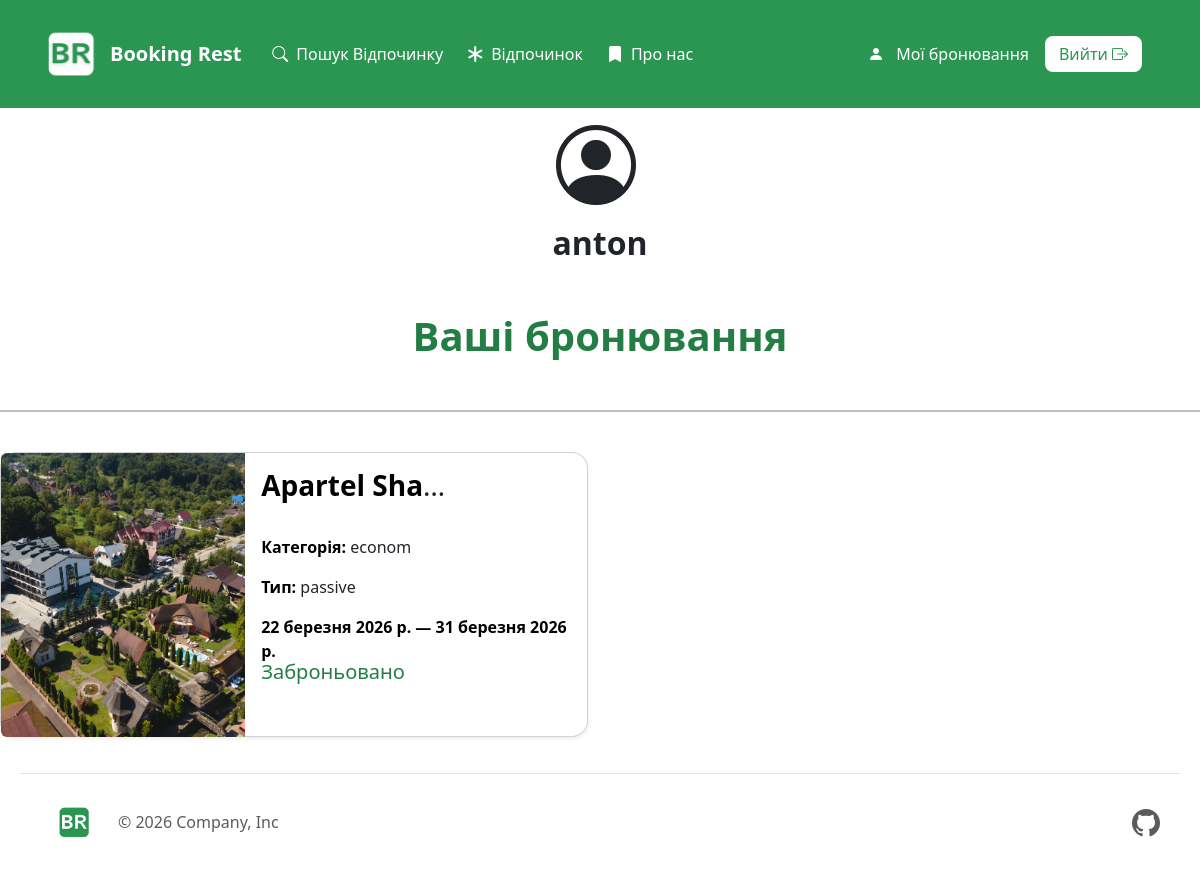
/bt/ (signed in), run on the app's committed database.
### reevs/models.py (models this page shows, shortened)
class Booking(models.Model):
    user = models.ForeignKey(User, on_delete=models.CASCADE, related_name="bookings")
    rest = models.ForeignKey(Rest, on_delete=models.CASCADE, related_name="bookings")
    start_time = models.DateField()
    end_time = models.DateField()
    guests_count = models.PositiveIntegerField(default=1) #
    creation_time = models.DateTimeField(auto_now_add=True) #
    class Meta:
        verbose_name = "Booking"
        verbose_name_plural = "Bookings"
        ordering = ["start_time"]

class Rest(models.Model):
    CATEGORY_CHOICES = [
        ("econom", "Econom"),
        ("standard", "Standard"),
        ("luxe", "Luxe")
    ]
    VACATION_CHOICES = [
        ("active", "Активний"),
        ("passive", "Пасивний"),
        ("mixed", "Змішаний")
    ]
    name = models.CharField(max_length=100)  # назва місця
    tep = models.CharField(max_length=20, choices=VACATION_CHOICES)
    category = models.CharField(max_length=20, choices=CATEGORY_CHOICES)
    description = models.TextField()
    price = models.DecimalField(max_digits=10, decimal_places=2)
    photo = models.ImageField(upload_to='rests', blank=True, null=True)
    class Meta:
        verbose_name = "rest"
        verbose_name_plural = "rests"
        ordering = ["name"]

### reevs/views.py (the view)
# urls.py: path("bt/", views.bt, name="bt"),
def bt(request):
    if request.user.is_authenticated:
        bookings = Booking.objects.filter(user = request.user)
    else:
        bookings=[]
    context = {
        "bookings": bookings,
    }
    return render(request=request, template_name="rests/bt.html", context=context)

### templates/rests/bt.html (shortened to what this page needs)
{% extends 'base.html' %}
{% load static %}
{% block content %}
<br>
<div class="text-center">
    <i class="bi bi-person-circle me-2" style="font-size: 5rem;"></i>
    <h2 class="fw-bold">{{ request.user.username }}</h2>
</div>
<h1 class="fw-bold text-green text-center n">Ваші бронювання</h1>
<hr class="divider-w">
<div class="cream-bg">
    <div class="rr">
        <div class="row g-4">
            {% for booking in bookings %}
            <div class="col-12 col-md-6">
                <div class="card big-card shadow-sm rounded-4">
                    <div class="row g-0">
                        <div class="col-6 col-md-5">
                            <img src="{{ booking.rest.photo.url }}" class="card-imgg img-fluid rounded-start" alt="">
                        </div>
                        <div class="col-6 col-md-7">
                            <div class="card-body d-flex flex-column">
                                <div class="cut-text">
                                    <h3><strong>{{ booking.rest.name }}</strong></h3>
                                    <br>
                                    <p class="card-text"><strong>Категорія:</strong> {{ booking.rest.category }}</p>
                                    <p class="card-text"><strong>Тип:</strong> {{ booking.rest.tep }}</p>
                                    <p class="card-text"><strong>{{ booking.start_time }} — {{ booking.end_time }}</strong></p>
                                    <h5 class="text-green book-text">Заброньовано</h5>
                                </div>
                            </div>
                        </div>
                    </div>
                </div>
            </div>
            {% endfor %}
        </div>
    </div>
</div>
{% endblock %}

### reevs/static/css/stayle.css (style rules this page uses)
.card { max-width: 340px; }
body { overflow-x:hidden; }

### reevs/static/css/footer.css (style rules this page uses)
html, body { height: 100%; margin: 0; }
body { display: flex; flex-direction: column; min-height: 100vh; }

### reevs/static/css/stayle1.css (style rules this page uses)
.n { margin: 10px 0; }
.card-imgg { width: 200%; height: 284px; object-fit: cover; border-bottom-right-radius: 0px; }
.cream-bg { background-color: white; padding-top: 1rem; padding-bottom: 1rem; }
.big-card { max-width: 720px; height: 285px; margin: auto; columns: 100px 3; }
.rr { padding-left: 0px; }
strong { color: black; }
.book-text { position: absolute; bottom: 1%; }
hr.divider-w { border-top: 2px solid black; margin: 1.5rem 0; size: 100px; }
.text-green { color: #237d45; margin: 50px 0; text-align: center; }
.cut-text h3 { white-space: nowrap; width: 200px; overflow: hidden; text-overflow: ellipsis; }

### data on the page
Booking: rest.photo (picture), rest.name "Apartel Sha…", rest.category "econom", rest.tep "passive", start_time "22 березня 2026 р.", end_time "31 березня 2026 р."

### other printed values
{{ request.user.username }} "anton"
